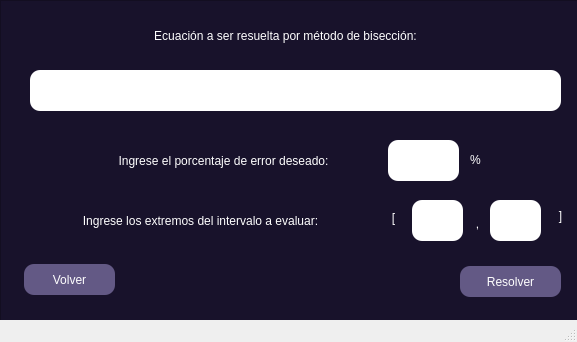
<?xml version="1.0" encoding="UTF-8"?>
<ui version="4.0">
 <class>MainWindow</class>
 <widget class="QMainWindow" name="MainWindow">
  <property name="geometry">
   <rect>
    <x>0</x>
    <y>0</y>
    <width>577</width>
    <height>342</height>
   </rect>
  </property>
  <property name="windowTitle">
   <string>MainWindow</string>
  </property>
  <widget class="QWidget" name="centralwidget">
   <widget class="QFrame" name="frame">
    <property name="geometry">
     <rect>
      <x>0</x>
      <y>0</y>
      <width>691</width>
      <height>611</height>
     </rect>
    </property>
    <property name="styleSheet">
     <string notr="true">background-color: rgb(24, 18, 43);</string>
    </property>
    <property name="frameShape">
     <enum>QFrame::Shape::StyledPanel</enum>
    </property>
    <property name="frameShadow">
     <enum>QFrame::Shadow::Raised</enum>
    </property>
    <widget class="QLabel" name="label_2">
     <property name="geometry">
      <rect>
       <x>30</x>
       <y>20</y>
       <width>511</width>
       <height>31</height>
      </rect>
     </property>
     <property name="layoutDirection">
      <enum>Qt::LayoutDirection::LeftToRight</enum>
     </property>
     <property name="styleSheet">
      <string notr="true">color: rgb(255, 255, 255);
font: 900 15pt &quot;Segoe UI Black&quot;;</string>
     </property>
     <property name="text">
      <string>Ecuación a ser resuelta por método de bisección:</string>
     </property>
     <property name="alignment">
      <set>Qt::AlignmentFlag::AlignCenter</set>
     </property>
    </widget>
    <widget class="QLineEdit" name="ecuacionDP">
     <property name="geometry">
      <rect>
       <x>30</x>
       <y>70</y>
       <width>531</width>
       <height>41</height>
      </rect>
     </property>
     <property name="styleSheet">
      <string notr="true">background-color: white;
font: 900 14pt &quot;Segoe UI Black&quot;;
border-radius: 10px;
color: black</string>
     </property>
     <property name="text">
      <string/>
     </property>
    </widget>
    <widget class="QLabel" name="label_3">
     <property name="geometry">
      <rect>
       <x>68</x>
       <y>130</y>
       <width>311</width>
       <height>61</height>
      </rect>
     </property>
     <property name="layoutDirection">
      <enum>Qt::LayoutDirection::LeftToRight</enum>
     </property>
     <property name="styleSheet">
      <string notr="true">color: rgb(255, 255, 255);
font: 900 12pt &quot;Segoe UI Black&quot;;</string>
     </property>
     <property name="text">
      <string>Ingrese el porcentaje de error deseado:</string>
     </property>
     <property name="alignment">
      <set>Qt::AlignmentFlag::AlignCenter</set>
     </property>
    </widget>
    <widget class="QLineEdit" name="error">
     <property name="geometry">
      <rect>
       <x>388</x>
       <y>140</y>
       <width>71</width>
       <height>41</height>
      </rect>
     </property>
     <property name="styleSheet">
      <string notr="true">background-color: white;
font: 900 12pt &quot;Segoe UI Black&quot;;
border-radius: 10px;
color: black</string>
     </property>
     <property name="text">
      <string/>
     </property>
    </widget>
    <widget class="QLabel" name="label_4">
     <property name="geometry">
      <rect>
       <x>460</x>
       <y>150</y>
       <width>31</width>
       <height>20</height>
      </rect>
     </property>
     <property name="layoutDirection">
      <enum>Qt::LayoutDirection::LeftToRight</enum>
     </property>
     <property name="styleSheet">
      <string notr="true">color: rgb(255, 255, 255);
font: 900 12pt &quot;Segoe UI Black&quot;;</string>
     </property>
     <property name="text">
      <string>%</string>
     </property>
     <property name="alignment">
      <set>Qt::AlignmentFlag::AlignCenter</set>
     </property>
    </widget>
    <widget class="QPushButton" name="resolver_bt">
     <property name="geometry">
      <rect>
       <x>460</x>
       <y>266</y>
       <width>101</width>
       <height>31</height>
      </rect>
     </property>
     <property name="styleSheet">
      <string notr="true">QPushButton{
background-color: rgb(99, 89, 133);
font: 900 12pt Segoe UI Black;
color: rgb(255, 255, 255);
border-radius: 10px;
}
QPushButton:hover {
background-color: #a49bb0;
}</string>
     </property>
     <property name="text">
      <string>Resolver</string>
     </property>
    </widget>
    <widget class="QPushButton" name="volver_bt">
     <property name="geometry">
      <rect>
       <x>24</x>
       <y>264</y>
       <width>91</width>
       <height>31</height>
      </rect>
     </property>
     <property name="styleSheet">
      <string notr="true">QPushButton{
background-color: rgb(99, 89, 133);
font: 900 12pt Segoe UI Black;
color: rgb(255, 255, 255);
border-radius: 10px;
}
QPushButton:hover {
background-color: #a49bb0;
}</string>
     </property>
     <property name="text">
      <string>Volver</string>
     </property>
    </widget>
    <widget class="QLineEdit" name="a_intervalo">
     <property name="geometry">
      <rect>
       <x>412</x>
       <y>200</y>
       <width>51</width>
       <height>41</height>
      </rect>
     </property>
     <property name="styleSheet">
      <string notr="true">background-color: white;
font: 900 12pt &quot;Segoe UI Black&quot;;
border-radius: 10px;
color: black</string>
     </property>
     <property name="text">
      <string/>
     </property>
    </widget>
    <widget class="QLabel" name="label_5">
     <property name="geometry">
      <rect>
       <x>20</x>
       <y>190</y>
       <width>361</width>
       <height>61</height>
      </rect>
     </property>
     <property name="layoutDirection">
      <enum>Qt::LayoutDirection::LeftToRight</enum>
     </property>
     <property name="styleSheet">
      <string notr="true">color: rgb(255, 255, 255);
font: 900 12pt &quot;Segoe UI Black&quot;;</string>
     </property>
     <property name="text">
      <string>Ingrese los extremos del intervalo a evaluar:</string>
     </property>
     <property name="alignment">
      <set>Qt::AlignmentFlag::AlignCenter</set>
     </property>
    </widget>
    <widget class="QLabel" name="label_6">
     <property name="geometry">
      <rect>
       <x>383</x>
       <y>202</y>
       <width>21</width>
       <height>31</height>
      </rect>
     </property>
     <property name="layoutDirection">
      <enum>Qt::LayoutDirection::LeftToRight</enum>
     </property>
     <property name="styleSheet">
      <string notr="true">color: rgb(255, 255, 255);
font: 900 20pt &quot;Segoe UI Black&quot;;</string>
     </property>
     <property name="text">
      <string>[</string>
     </property>
     <property name="alignment">
      <set>Qt::AlignmentFlag::AlignCenter</set>
     </property>
    </widget>
    <widget class="QLabel" name="label_7">
     <property name="geometry">
      <rect>
       <x>467</x>
       <y>208</y>
       <width>21</width>
       <height>31</height>
      </rect>
     </property>
     <property name="layoutDirection">
      <enum>Qt::LayoutDirection::LeftToRight</enum>
     </property>
     <property name="styleSheet">
      <string notr="true">color: rgb(255, 255, 255);
font: 900 20pt &quot;Segoe UI Black&quot;;</string>
     </property>
     <property name="text">
      <string>,</string>
     </property>
     <property name="alignment">
      <set>Qt::AlignmentFlag::AlignCenter</set>
     </property>
    </widget>
    <widget class="QLineEdit" name="b_intervalo">
     <property name="geometry">
      <rect>
       <x>490</x>
       <y>200</y>
       <width>51</width>
       <height>41</height>
      </rect>
     </property>
     <property name="styleSheet">
      <string notr="true">background-color: white;
font: 900 12pt &quot;Segoe UI Black&quot;;
border-radius: 10px;
color: black</string>
     </property>
     <property name="text">
      <string/>
     </property>
    </widget>
    <widget class="QLabel" name="label_8">
     <property name="geometry">
      <rect>
       <x>550</x>
       <y>200</y>
       <width>21</width>
       <height>31</height>
      </rect>
     </property>
     <property name="layoutDirection">
      <enum>Qt::LayoutDirection::LeftToRight</enum>
     </property>
     <property name="styleSheet">
      <string notr="true">color: rgb(255, 255, 255);
font: 900 20pt &quot;Segoe UI Black&quot;;</string>
     </property>
     <property name="text">
      <string>]</string>
     </property>
     <property name="alignment">
      <set>Qt::AlignmentFlag::AlignCenter</set>
     </property>
    </widget>
   </widget>
  </widget>
  <widget class="QStatusBar" name="statusbar"/>
 </widget>
 <resources>
  <include location="iconos.qrc"/>
 </resources>
 <connections/>
</ui>
